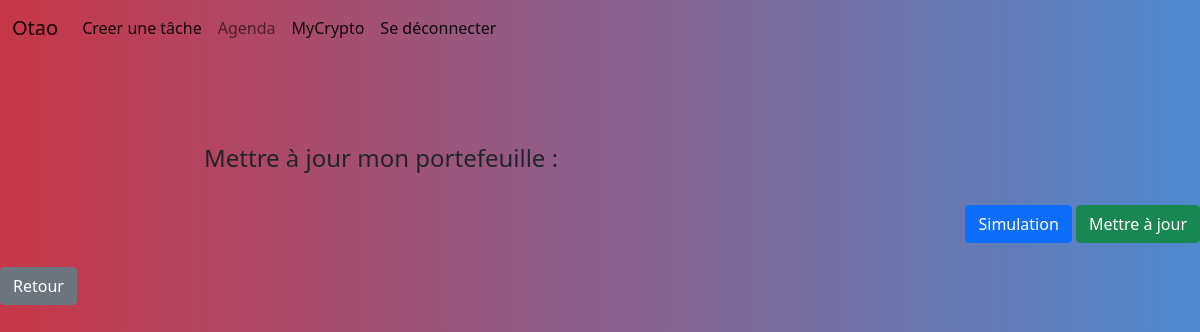
The page /HomeManager/myCrypto/ on the database as committed earlier.
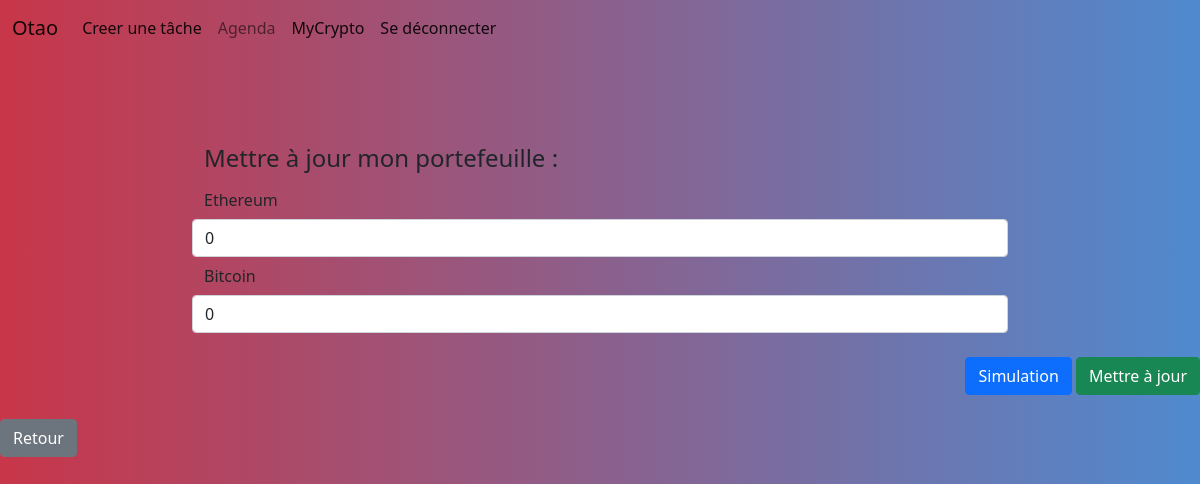
The same page on the database as committed later.
### HomeManager/models.py (models this page shows)
class TypoCrypto(models.Model):
    code = models.CharField(max_length=3)
    libelle = models.CharField(max_length=10)

### HomeManager/views.py (the view)
# urls.py: path('myCrypto/', views.ShowCrypto, name='myCrypto'),
def ShowCrypto(request):
	listeCrypto = TypoCrypto.objects.all()
	cryptos = Crypto.objects.filter(personne__username_text=request.user.username)
	listCrypto = []
	for typo_crypto in listeCrypto:
		quantite = 0
		if cryptos.filter(code=typo_crypto.code).exists():
			quantite = cryptos.get(code=typo_crypto.code).quantite
		crypto = {
		'code' : typo_crypto.code,
		'libelle' : typo_crypto.libelle,
		'quantite' : quantite,
		}
		listCrypto.append(crypto)
	return render(request, 'HomeManager/myCrypto.html', {'cryptos': listCrypto})

### HomeManager/templates/HomeManager/myCrypto.html (shortened to what this page needs)
{% extends "HomeManager/base.html" %}
{% block content %}
{% load static %}
<div class="container" style="max-width: 70%;">
    <div class="container">
    <br>
    </div>
    <br> <br>
    <div class="container">
        <h4>Mettre à jour mon portefeuille : </h4>
    <form action="{% url 'HomeManager:updatedCrypto'%}"
    method="post">
    {% for crypto in cryptos %}
    <div class="form-group row">
        <label for="quantite_{{crypto.code}}"
        class="col-sm-2 col-form-label">{{crypto.libelle}}</label>
        <input id="quantite_{{crypto.code}}" name="quantite_{{crypto.code}}" type="text" class="form-control"
        aria-label="Quantité" aria-describedby="basic-addon1"
         value="{{crypto.quantite}}">
    </div>
    {% endfor %}
</div>
</div>
<div style="text-align:right;">
<input type="button" value="Simulation" class="btn btn-primary" onclick="SimulCrypto();">
    <input type="submit" value="Mettre à jour" class="btn btn-success">
    </div>
    <br>
    <input type="button" value="Retour" class="btn btn-secondary"
    onclick="location.href='{% url 'HomeManager:index' %}'">
{% endblock %}

Rows that differ between the two databases and show on the page:
added TypoCrypto: libelle "Ethereum"
added TypoCrypto: libelle "Bitcoin"
Other text that changed with them:
new list line: "0"
